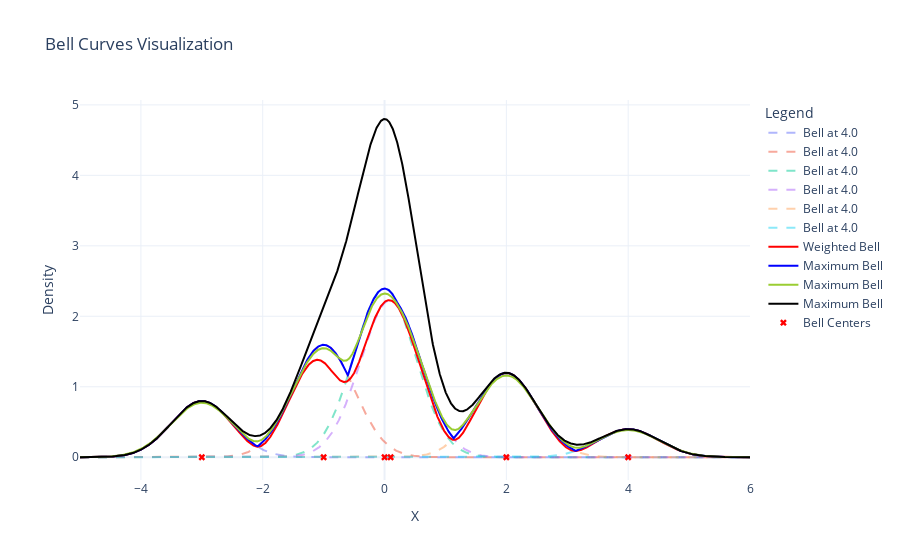

The notebook cell this image was saved under:
### Markdown cell above
## KDE

### Code cell
import numpy as np
import matplotlib.pyplot as plt

# Define el vector con valores en donde se van a generar los centros de las campanas
centros = np.array([-3, -1, 0, 0.1, 2, 4])

# Define el vector de ponderación para cada campana
pesos = np.array([1.0, 2.0, 3.0,2.8, 1.5, 0.5])

# Define el ancho de banda
bandwidth = 0.5

# Define el rango de x para evaluar la densidad
x = np.linspace(-5, 6, 2000)

# Calcula la densidad
density = np.zeros_like(x)
dists = np.empty_like(x)
bells = np.empty_like(x)
for centro, peso in zip(centros, pesos):
    
    kernel = np.exp(-((x - centro) / bandwidth)**2 / 2) / (bandwidth * np.sqrt(2 * np.pi))
    density += kernel * peso
    dist= np.abs(x - centro)
    bell = peso * kernel
    
    dists = np.vstack((dists, dist))
    bells = np.vstack((bells, bell))
    
    # plt.plot(x, kernel*peso, alpha=0.5, linestyle='--')  # Grafica las campanas individuales
    
dists = dists[1:,:]
bells = bells[1:,:]
    

dists = -dists + dists.max(axis=1)[:,None]
dists = dists * bells
dists = dists / dists.sum(axis=0)

new = (bells * dists).sum(axis=0)
max = bells.max(axis=0)


# Apply gaussian filter to max
from scipy.ndimage import gaussian_filter1d
max_filtered = gaussian_filter1d(max, sigma=2000/(6--5)*bandwidth*0.25)


import plotly.graph_objects as go

# Create the figure
fig = go.Figure()

# Add individual bell curves
for i in range(bells.shape[0]):
    fig.add_trace(go.Scatter(x=x, y=bells[i], mode='lines', line=dict(dash='dash'), opacity=0.5, name=f'Bell at {centro}'))

# Add the weighted bell curve
fig.add_trace(go.Scatter(x=x, y=new, mode='lines', line=dict(color='red', dash='solid'), name='Weighted Bell'))

# Add the maximum bell curve
fig.add_trace(go.Scatter(x=x, y=max, mode='lines', line=dict(color='blue', dash='solid'), name='Maximum Bell'))

# Add the maximum and filtered bell curve
fig.add_trace(go.Scatter(x=x, y=max_filtered, mode='lines', line=dict(color='yellowgreen', dash='solid'), name='Maximum Bell'))

# Add the KDE curve
fig.add_trace(go.Scatter(x=x, y=density, mode='lines', line=dict(color='black', dash='solid'), name='Maximum Bell'))

# Add scatter points for bell centers
fig.add_trace(go.Scatter(x=centros, y=np.zeros_like(centros), mode='markers', marker=dict(color='red', symbol='x'), name='Bell Centers'))

# Update layout
fig.update_layout(
    title="Bell Curves Visualization",
    xaxis_title="X",
    yaxis_title="Density",
    legend_title="Legend",
    template="plotly_white"
)

# Show the plot
fig.show()

### Figure 1 — Plotly figure (JSON) as saved in the notebook; plotly's stock layout.template omitted (floating-point values rounded to 4 significant figures; data arrays with more than 128 entries replaced by an {"elided": "..."} marker saying what was removed)
{"data": [{"line": {"dash": "dash"}, "mode": "lines", "name": "Bell at 4.0", "opacity": 0.5, "type": "scatter", "x": {"elided": "2000 float values"}, "y": {"elided": "2000 float values"}}, {"line": {"dash": "dash"}, "mode": "lines", "name": "Bell at 4.0", "opacity": 0.5, "type": "scatter", "x": {"elided": "2000 float values"}, "y": {"elided": "2000 float values"}}, {"line": {"dash": "dash"}, "mode": "lines", "name": "Bell at 4.0", "opacity": 0.5, "type": "scatter", "x": {"elided": "2000 float values"}, "y": {"elided": "2000 float values"}}, {"line": {"dash": "dash"}, "mode": "lines", "name": "Bell at 4.0", "opacity": 0.5, "type": "scatter", "x": {"elided": "2000 float values"}, "y": {"elided": "2000 float values"}}, {"line": {"dash": "dash"}, "mode": "lines", "name": "Bell at 4.0", "opacity": 0.5, "type": "scatter", "x": {"elided": "2000 float values"}, "y": {"elided": "2000 float values"}}, {"line": {"dash": "dash"}, "mode": "lines", "name": "Bell at 4.0", "opacity": 0.5, "type": "scatter", "x": {"elided": "2000 float values"}, "y": {"elided": "2000 float values"}}, {"line": {"color": "red", "dash": "solid"}, "mode": "lines", "name": "Weighted Bell", "type": "scatter", "x": {"elided": "2000 float values"}, "y": {"elided": "2000 float values"}}, {"line": {"color": "blue", "dash": "solid"}, "mode": "lines", "name": "Maximum Bell", "type": "scatter", "x": {"elided": "2000 float values"}, "y": {"elided": "2000 float values"}}, {"line": {"color": "yellowgreen", "dash": "solid"}, "mode": "lines", "name": "Maximum Bell", "type": "scatter", "x": {"elided": "2000 float values"}, "y": {"elided": "2000 float values"}}, {"line": {"color": "black", "dash": "solid"}, "mode": "lines", "name": "Maximum Bell", "type": "scatter", "x": {"elided": "2000 float values"}, "y": {"elided": "2000 float values"}}, {"marker": {"color": "red", "symbol": "x"}, "mode": "markers", "name": "Bell Centers", "type": "scatter", "x": [-3, -1, 0, 0.1, 2, 4], "y": [0, 0, 0, 0, 0, 0]}], "layout": {"legend": {"title": {"text": "Legend"}}, "title": {"text": "Bell Curves Visualization"}, "xaxis": {"title": {"text": "X"}}, "yaxis": {"title": {"text": "Density"}}}}
